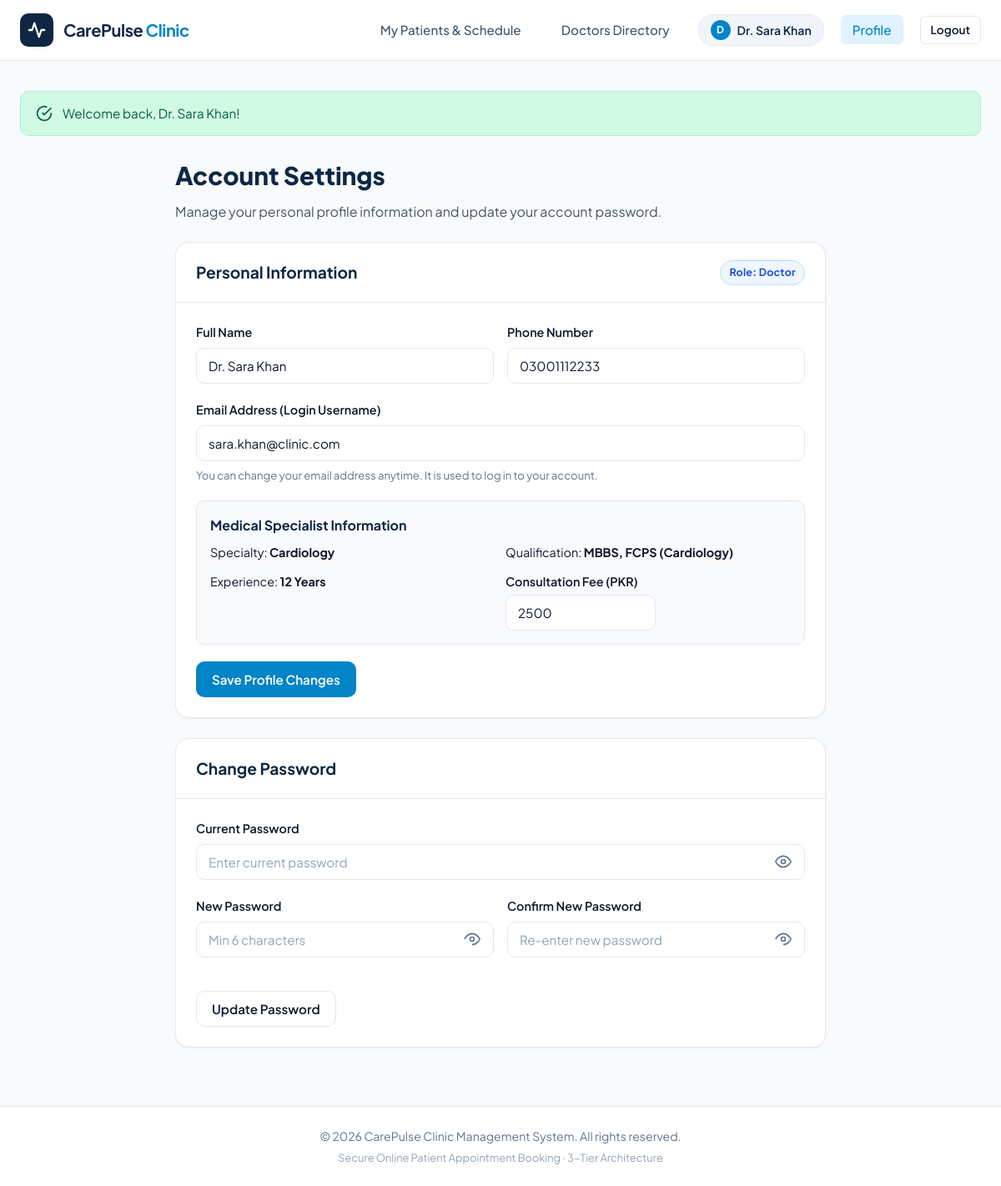
The app's page /profile.php (signed in) with its own data.
### tables this page shows
CREATE TABLE IF NOT EXISTS `users` (
    `id` INT AUTO_INCREMENT PRIMARY KEY,
    `full_name` VARCHAR(100) NOT NULL,
    `email` VARCHAR(150) NOT NULL UNIQUE,
    `password` VARCHAR(255) NOT NULL,
    `phone` VARCHAR(20) NOT NULL,
    `role` ENUM('patient', 'doctor', 'admin') NOT NULL DEFAULT 'patient',
    `created_at` TIMESTAMP DEFAULT CURRENT_TIMESTAMP
);

CREATE TABLE IF NOT EXISTS `doctors` (
    `id` INT AUTO_INCREMENT PRIMARY KEY,
    `user_id` INT NOT NULL UNIQUE,
    `specialty_id` INT NOT NULL,
    `qualification` VARCHAR(150) NOT NULL,
    `experience_years` INT NOT NULL,
    `fee` DECIMAL(10,2) NOT NULL,
    CONSTRAINT `fk_doctors_user` FOREIGN KEY (`user_id`) REFERENCES `users` (`id`) ON DELETE CASCADE,
    CONSTRAINT `fk_doctors_specialty` FOREIGN KEY (`specialty_id`) REFERENCES `specialties` (`id`) ON DELETE RESTRICT
);

CREATE TABLE IF NOT EXISTS `specialties` (
    `id` INT AUTO_INCREMENT PRIMARY KEY,
    `name` VARCHAR(100) NOT NULL UNIQUE
);

### profile.php (the view, shortened to what the rows shown need)
<?php
require_once __DIR__ . '/config/db.php';
$user_id = (int)$_SESSION['user_id'];
$stmt = $pdo->prepare("SELECT id, full_name, email, phone, role, password FROM users WHERE id = ? LIMIT 1");
$stmt->execute([$user_id]);
$user_data = $stmt->fetch();
$doctor_info = null;
if ($user_data['role'] === 'doctor') {
    $doc_stmt = $pdo->prepare("
        SELECT d.id AS doctor_id, d.qualification, d.experience_years, d.fee, s.name AS specialty_name
        FROM doctors d
        INNER JOIN specialties s ON d.specialty_id = s.id
        WHERE d.user_id = ?
        LIMIT 1
    ");
    $doc_stmt->execute([$user_id]);
    $doctor_info = $doc_stmt->fetch();
}
require_once __DIR__ . '/includes/header.php';
?>
<div style="max-width: 780px; margin: 10px auto;">
    <div class="page-header" style="margin-bottom: 24px;">
        <h1 style="font-size: 1.85rem; font-weight: 800; color: var(--primary); margin: 0 0 6px 0;">
            Account Settings
        </h1>
    </div>
    <div style="display: grid; grid-template-columns: 1fr; gap: 24px;">
        <div class="card">
            <div class="card-header">
                <h2 style="font-size: 1.2rem; font-weight: 700; color: var(--primary); margin: 0;">
                    Personal Information
                </h2>
                <span class="badge badge-specialty" style="text-transform: capitalize;">
                    Role: <?php echo e($user_data['role']); ?>
                </span>
            </div>
            <div class="card-body">
                <form action="profile.php" method="POST" id="profile-info-form">
                    <div style="display: grid; grid-template-columns: 1fr 1fr; gap: 16px;">
                        <div class="form-group">
                            <label class="form-label" for="full_name">Full Name</label>
                            <input
                                type="text"
                                id="full_name"
                                name="full_name"
                                class="form-control"
                                value="<?php echo e($user_data['full_name']); ?>"
                                required
                            >
                        </div>
                        <div class="form-group">
                            <label class="form-label" for="phone">Phone Number</label>
                            <input
                                type="text"
                                id="phone"
                                name="phone"
                                class="form-control"
                                value="<?php echo e($user_data['phone']); ?>"
                                required
                            >
                        </div>
                    </div>
                    <div class="form-group">
                        <label class="form-label" for="email">Email Address (Login Username)</label>
                        <input
                            type="email"
                            id="email"
                            name="email"
                            class="form-control"
                            value="<?php echo e($user_data['email']); ?>"
                            required
                        >
                        <div class="form-text">You can change your email address anytime. It is used to log in to your account.</div>
                    </div>
                    <?php if ($doctor_info): ?>
                        <div style="background: #f8fafc; border: 1px solid var(--border); border-radius: var(--radius-md); padding: 16px; margin: 16px 0;">
                            <div style="font-weight: 700; color: var(--primary); margin-bottom: 8px;">Medical Specialist Information</div>
                            <div style="display: grid; grid-template-columns: 1fr 1fr; gap: 12px; font-size: 0.9rem;">
                                <div>Specialty: <strong><?php echo e($doctor_info['specialty_name']); ?></strong></div>
                                <div>Qualification: <strong><?php echo e($doctor_info['qualification']); ?></strong></div>
                                <div>Experience: <strong><?php echo (int)$doctor_info['experience_years']; ?> Years</strong></div>
                                <div>
                                    <label class="form-label" for="fee" style="margin-bottom: 4px;">Consultation Fee (PKR)</label>
                                    <input
                                        type="number"
                                        id="fee"
                                        name="fee"
                                        class="form-control"
                                        min="100"
                                        step="50"
                                        value="<?php echo (float)$doctor_info['fee']; ?>"
                                        style="max-width: 180px;"
                                    >
                                </div>
                            </div>
                        </div>
                    <?php endif; ?>
                </form>
            </div>
        </div>
        <div class="card">
            <div class="card-header">
                <h2 style="font-size: 1.2rem; font-weight: 700; color: var(--primary); margin: 0;">
                    Change Password
                </h2>
            </div>
        </div>
    </div>
</div>
<?php require_once __DIR__ . '/includes/footer.php'; ?>

### includes/header.php (shortened to what the rows shown need)
<?php
require_once __DIR__ . '/../config/db.php';
$current_page = basename($_SERVER['PHP_SELF']);
$user = current_user();
?>
<!DOCTYPE html>
<html lang="en">
<head>
    <link rel="stylesheet" href="assets/css/style.css?v=<?php echo time(); ?>">
</head>
<body>
<header class="site-header">
    <div class="container">
        <nav class="navbar">
            <ul class="nav-links">
                <?php if (is_logged_in()): ?>
                    <?php if ($user['role'] === 'admin'): ?>
                        <li>
                            <a href="admin_dashboard.php" class="nav-link <?php echo ($current_page === 'admin_dashboard.php' || strpos($current_page, 'admin_doctor_') === 0) ? 'active' : ''; ?>" id="nav-admin">
                                Admin Panel
                            </a>
                        </li>
                        <li>
                            <a href="admin_specialties.php" class="nav-link <?php echo ($current_page === 'admin_specialties.php') ? 'active' : ''; ?>" id="nav-admin-specialties">
                                Specialties
                            </a>
                        </li>
                        <li>
                            <a href="index.php" class="nav-link <?php echo ($current_page === 'index.php') ? 'active' : ''; ?>" id="nav-doctors" title="Preview public doctor directory as seen by patients">
                                Public Directory
                            </a>
                        </li>
                    <?php elseif ($user['role'] === 'doctor'): ?>
                        <li>
                            <a href="doctor_dashboard.php" class="nav-link <?php echo ($current_page === 'doctor_dashboard.php' || $current_page === 'doctor_complete_appointment.php') ? 'active' : ''; ?>" id="nav-doctor-schedule">
                                My Patients & Schedule
                            </a>
                        </li>
                        <li>
                            <a href="index.php" class="nav-link <?php echo ($current_page === 'index.php') ? 'active' : ''; ?>" id="nav-doctors">
                                Doctors Directory
                            </a>
                        </li>
                    <?php endif; ?>
                    <li class="user-badge" id="user-badge">
                        <a href="profile.php" style="display: flex; align-items: center; gap: 8px; color: inherit; text-decoration: none;" title="Edit Profile & Settings">
                            <span class="user-avatar-initial"><?php echo strtoupper(substr($user['name'], 0, 1)); ?></span>
                            <span>
                                <?php
                                if ($user['role'] === 'admin') {
                                    echo 'Admin: ' . e($user['name']);
                                } else {
                                    echo e($user['name']);
                                }
                                ?>
                            </span>
                        </a>
                    </li>
                    <li>
                        <a href="profile.php" class="nav-link <?php echo ($current_page === 'profile.php') ? 'active' : ''; ?>" id="nav-profile">
                            Profile
                        </a>
                    </li>
                    <li>
                        <a href="logout.php" class="btn btn-outline btn-sm" id="btn-logout">
                            Logout
                        </a>
                    </li>
                <?php endif; ?>
            </ul>
        </nav>
    </div>
</header>
<main class="main-content">
    <div class="container">

### records on screen
users: full_name "D", full_name "Dr. Sara Khan", role "Doctor", phone "03001112233", email "sara.khan@clinic.com"
doctors: specialty.name "Cardiology", qualification "MBBS, FCPS (Cardiology)", experience_years "12", fee "2500"

### other values on screen
$success_msg "Welcome back, Dr. Sara Khan!"
